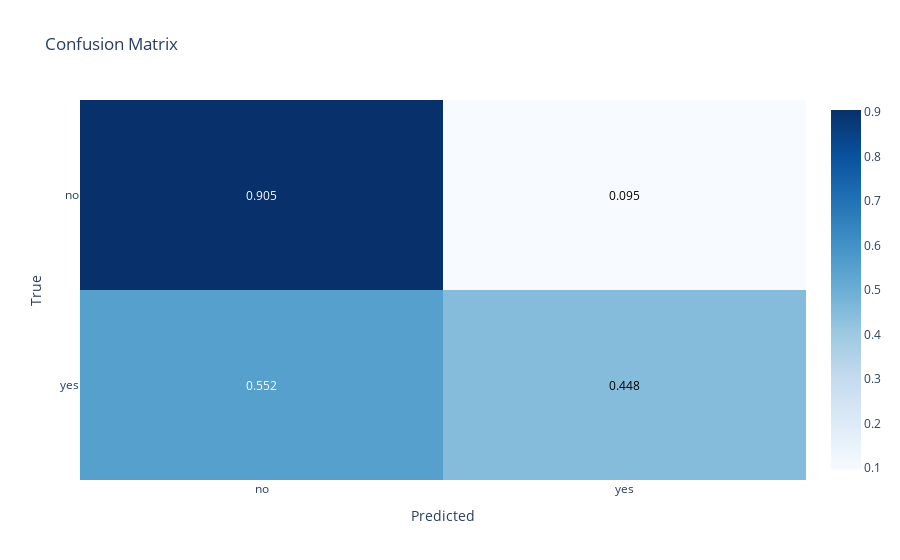

The cell this chart's notebook holds for it:
### Code cell
import plotly.graph_objs as go
import plotly.figure_factory as ff

visitors_array = cm_norm.round(3).to_numpy()[::-1, :]

#display(nparray)
Weekdays_list = ['no', 'yes'] 
Hours_list = ['yes', 'no']

layout_heatmap = go.Layout(
    title=('Confusion Matrix'),
    xaxis=dict(title='Predicted'), 
    yaxis=dict(title='True', dtick=1)
)

ff_fig = ff.create_annotated_heatmap(x= Weekdays_list, y=Hours_list, z=visitors_array, showscale = True, colorscale='Blues')
fig  = go.FigureWidget(ff_fig)
fig.layout=layout_heatmap
fig.layout.annotations = ff_fig.layout.annotations
fig.data[0].colorbar = dict(title='', titleside = 'right')

fig.show()

### Figure 1 — Plotly figure (JSON) as saved in the notebook; plotly's stock layout.template omitted (floating-point values rounded to 4 significant figures)
{"data": [{"colorbar": {"title": {"side": "right", "text": ""}}, "colorscale": [[0, "rgb(247,251,255)"], [0.125, "rgb(222,235,247)"], [0.25, "rgb(198,219,239)"], [0.375, "rgb(158,202,225)"], [0.5, "rgb(107,174,214)"], [0.625, "rgb(66,146,198)"], [0.75, "rgb(33,113,181)"], [0.875, "rgb(8,81,156)"], [1, "rgb(8,48,107)"]], "reversescale": false, "showscale": true, "type": "heatmap", "uid": "413c0cec-6685-4011-9d07-3362f245110d", "x": ["no", "yes"], "y": ["yes", "no"], "z": [[0.552, 0.448], [0.905, 0.095]]}], "layout": {"annotations": [{"font": {"color": "#FFFFFF"}, "showarrow": false, "text": "0.552", "x": "no", "xref": "x", "y": "yes", "yref": "y"}, {"font": {"color": "#000000"}, "showarrow": false, "text": "0.448", "x": "yes", "xref": "x", "y": "yes", "yref": "y"}, {"font": {"color": "#FFFFFF"}, "showarrow": false, "text": "0.905", "x": "no", "xref": "x", "y": "no", "yref": "y"}, {"font": {"color": "#000000"}, "showarrow": false, "text": "0.095", "x": "yes", "xref": "x", "y": "no", "yref": "y"}], "autosize": true, "title": {"text": "Confusion Matrix"}, "xaxis": {"autorange": true, "range": [-0.5, 1.5], "title": {"text": "Predicted"}, "type": "category"}, "yaxis": {"autorange": true, "dtick": 1, "range": [-0.5, 1.5], "title": {"text": "True"}, "type": "category"}}}
